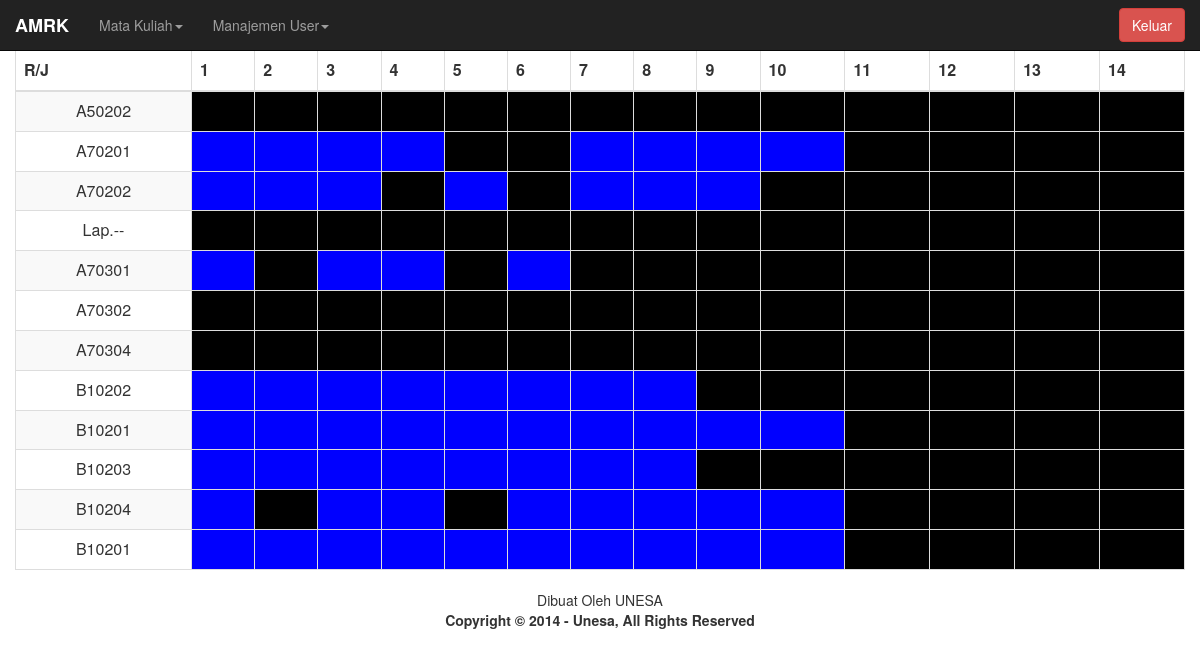
Page /admin/pinjam/coba2.php on the committed database.
### tables this page shows
CREATE TABLE IF NOT EXISTS `web` (
  `id` int(10) NOT NULL,
  `pembuat` varchar(100) DEFAULT NULL,
  `lisensi` varchar(100) DEFAULT NULL,
  `judul` varchar(100) DEFAULT NULL,
  PRIMARY KEY (`id`)
);

CREATE TABLE IF NOT EXISTS `gedung` (
  `ID_GEDUNG` int(11) NOT NULL AUTO_INCREMENT,
  `GEDUNG` varchar(100) DEFAULT NULL,
  PRIMARY KEY (`ID_GEDUNG`),
  UNIQUE KEY `GEDUNG` (`ID_GEDUNG`)
);

CREATE TABLE IF NOT EXISTS `lantai` (
  `ID_LANTAI` int(11) NOT NULL AUTO_INCREMENT,
  `LANTAI` varchar(100) DEFAULT NULL,
  PRIMARY KEY (`ID_LANTAI`)
);

CREATE TABLE IF NOT EXISTS `noruang` (
  `ID_NORUANG` int(11) NOT NULL AUTO_INCREMENT,
  `NO_RUANG` varchar(100) DEFAULT NULL,
  PRIMARY KEY (`ID_NORUANG`),
  UNIQUE KEY `ID_NORUANG` (`ID_NORUANG`)
);

### admin/pinjam/coba2.php (the view, shortened to what this page needs)
<?php
  include "../../koneksi/conn.php";
$sqlg="SELECT g.GEDUNG,l.LANTAI,n.NO_RUANG from ruangan as r
LEFT JOIN gedung as g ON r.ID_GEDUNG=g.ID_GEDUNG
LEFT JOIN lantai as l on r.ID_LANTAI=l.ID_LANTAI
LEFT JOIN noruang as n ON r.ID_NORUANG=n.ID_NORUANG
";
$queg=mysqli_query($sqli,$sqlg);
 ?>
<html lang="en"><head><meta http-equiv="Content-Type" content="text/html; charset=UTF-8">
    <link href="../../css/bootstrap.min.css" rel="stylesheet" media="screen">
    <link href="../../css/template.css" rel="stylesheet">
  </head>
  <body>
    <nav class="navbar navbar-inverse navbar-fixed-top" role="navigation">
      <div class="container-fluid">
        <div class="navbar-header">
          <a class="navbar-brand"><?php
$sql = "SELECT * FROM web";
 $result = $sqli->query($sql);
while($tampil=$result->fetch_assoc())
{
 echo  "<b>" .$tampil["judul"]. "</b>" ;
   }
?></a>
        </div>
        <div id="navbar" class="collapse navbar-collapse">
          <ul class="nav navbar-nav">
          <li class="dropdown">
          <a href="#" class="dropdown-toggle" data-toggle="dropdown" role="button" aria-expanded="false">Mata Kuliah<span class="caret"></span></a>
        </li>
        <li class="dropdown">
          <a href="#" class="dropdown-toggle" data-toggle="dropdown" role="button" aria-expanded="false">Manajemen User<span class="caret"></span></a>
        </li>
          </ul>
          <ul class="nav navbar-nav navbar-right">
          <form action="../fungsi/logout.php" method="post" class="navbar-form navbar-left" role="logout">
          <input type="submit" name="keluar" value="Keluar" class="btn btn-danger">
          </form>
          </ul>
        </div>
        </div>
    </nav>
<div class="container-fluid">
<div class="table-responsive">
<table class="table table-bordered table-striped">
<thead>
<tr>
<th>R/J</th>
<th>1</th>
<th>2</th>
<th>3</th>
<th>4</th>
<th>5</th>
<th>6</th>
<th>7</th>
<th>8</th>
<th>9</th>
<th>10</th>
<th>11</th>
<th>12</th>
<th>13</th>
<th>14</th>
    </tr>
</thead>
<tbody>
<?php
 while ($g=mysqli_fetch_array($queg)){ ?>
 <tr>
<td><center><?=$g['GEDUNG']?><?=$g['LANTAI']?><?=$g['NO_RUANG']?><center></td>
<?php
$sqlj="SELECT * FROM jadwal
WHERE HARI = 'senin'
and SEMESTER = 'gasal'
and TAHUN_AJARAN = '2014/2015'
and GEDUNG = '$g[GEDUNG]'
and LANTAI = '$g[LANTAI]'
and NO_RUANG = '$g[NO_RUANG]'
ORDER BY JAM";
$quej=mysqli_query($sqli,$sqlj);
 while ($j=mysqli_fetch_array($quej)){
 	$ce=$j['JAM']+($j['SKS']-1);
	$jam[$j['JAM']]=1;
	$jam[$ce]=1;
 }
 for($a=1; $a<=14; $a++){
 	if(isset($jam[$a]) and $jam[$a]!=NULL){$cl='blu';}else{$cl='black';}
 	echo '<td class="'.$cl.'">&nbsp;</td>';
 	$jam[$a]=NULL;
 }
 ?>
	</tr>
<?php
	}
?>
</tbody>
</table>
</div>
</div>
<div class="container-fluid">
<div class="row">
<center>
<?php
$sql = "SELECT * FROM web";
 $result = $sqli->query($sql);
while($tampil=$result->fetch_assoc())
{
 echo  $tampil["pembuat"];
 echo '<br>';
 echo  "<b>" .$tampil["lisensi"]. "</b>" ;
   }
?>
</center>
</div>
</div>
</body>
</html>

### css/template.css (style rules this page uses)
body { padding-top: 50px; }

### admin/pinjam/coba2.php (style rules this page uses)
.blu { background: blue; }
.black { background: black; }

### rows in the picture
web: judul "AMRK", pembuat "Dibuat Oleh UNESA", lisensi "Copyright © 2014 - Unesa, All Rights Reserved"
gedung: GEDUNG "A5", lantai.LANTAI "02", noruang.NO_RUANG "02"
gedung: GEDUNG "A7", lantai.LANTAI "02", noruang.NO_RUANG "01", noruang.NO_RUANG "02", lantai.LANTAI "03", noruang.NO_RUANG "04"
gedung: GEDUNG "Lap.", lantai.LANTAI "-", noruang.NO_RUANG "-"
gedung: GEDUNG "B1", lantai.LANTAI "02", noruang.NO_RUANG "02", noruang.NO_RUANG "01", noruang.NO_RUANG "03", noruang.NO_RUANG "04"
